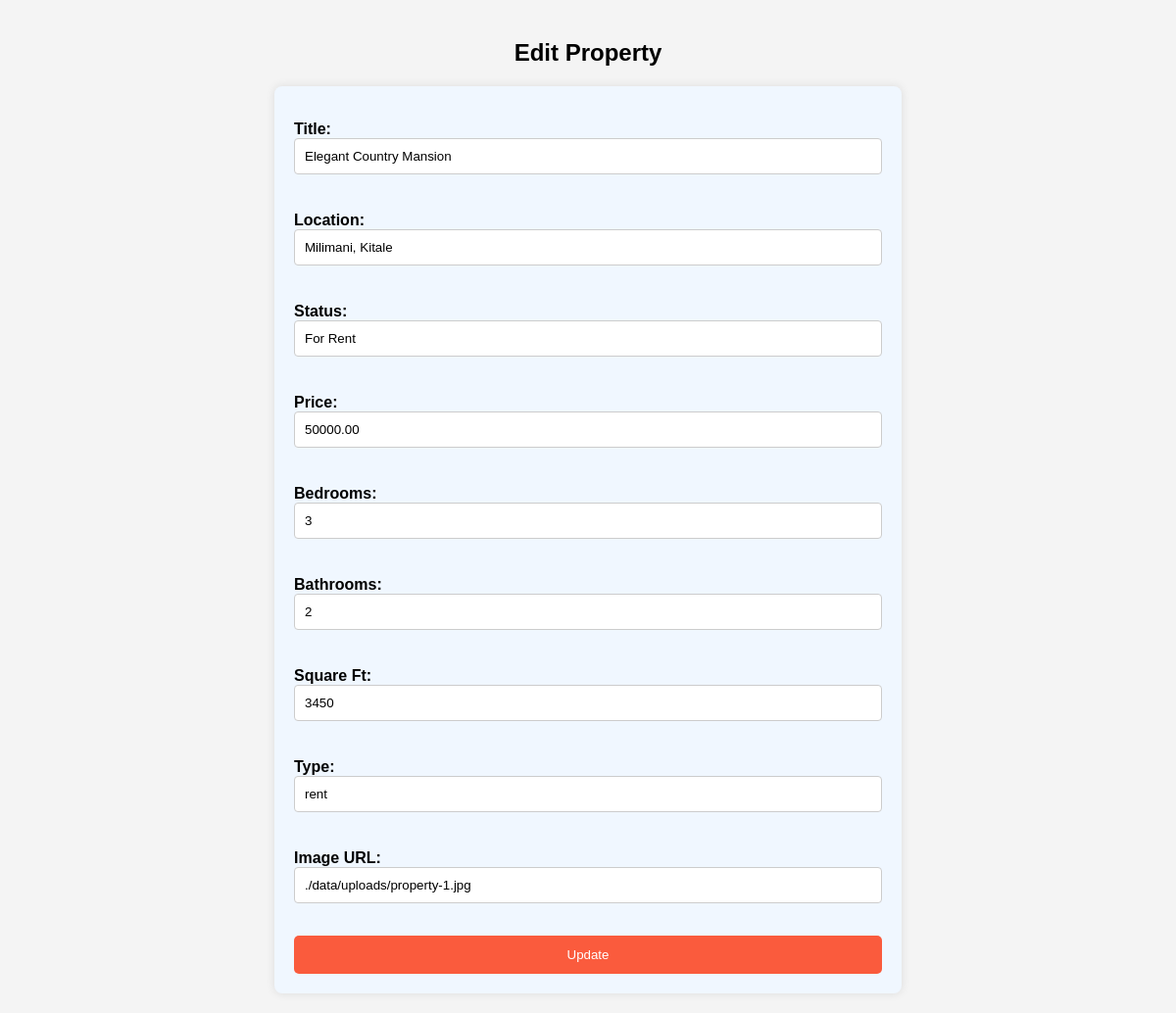
The app's page /edit_property.php?id=1 with its own data.
### tables this page shows
CREATE TABLE Properties (
    property_id INT AUTO_INCREMENT PRIMARY KEY,
    user_id INT,
    property_type VARCHAR(10),
    image_url VARCHAR(255),
    status VARCHAR(20),
    location VARCHAR(255),
    price DECIMAL(10, 2),
    title VARCHAR(255),
    description TEXT,
    bedrooms INT,
    bathrooms INT,
    square_ft INT,
    keyword VARCHAR(255) NOT NULL,
    created_at TIMESTAMP DEFAULT CURRENT_TIMESTAMP, 
    FOREIGN KEY (user_id) REFERENCES Users(user_id)
);

### edit_property.php (the view, shortened to what this page needs)
<?php
require('./data/db.php');
if (isset($_GET['id'])) {
    $property_id = $_GET['id'];
    $sql_fetch_property = "SELECT * FROM Properties WHERE property_id = ?";
    $stmt_fetch_property = $conn->prepare($sql_fetch_property);
    $stmt_fetch_property->bind_param("i", $property_id);
    $stmt_fetch_property->execute();
    $result_fetch_property = $stmt_fetch_property->get_result();
    $property = $result_fetch_property->fetch_assoc();
}
?>
<!DOCTYPE html>
<html>
<head>
</head>
<body>
    <h2>Edit Property</h2>
    <form method="POST">
        <label>Title: <input type="text" name="title" value="<?php echo htmlspecialchars($property['title']); ?>" required></label><br>
        <label>Location: <input type="text" name="location" value="<?php echo htmlspecialchars($property['location']); ?>" required></label><br>
        <label>Status: <input type="text" name="status" value="<?php echo htmlspecialchars($property['status']); ?>" required></label><br>
        <label>Price: <input type="number" name="price" value="<?php echo htmlspecialchars($property['price']); ?>" required></label><br>
        <label>Bedrooms: <input type="number" name="bedrooms" value="<?php echo htmlspecialchars($property['bedrooms']); ?>" required></label><br>
        <label>Bathrooms: <input type="number" name="bathrooms" value="<?php echo htmlspecialchars($property['bathrooms']); ?>" required></label><br>
        <label>Square Ft: <input type="number" name="square_ft" value="<?php echo htmlspecialchars($property['square_ft']); ?>" required></label><br>
        <label>Type: <input type="text" name="property_type" value="<?php echo htmlspecialchars($property['property_type']); ?>" required></label><br>
        <label>Image URL: <input type="text" name="image_url" value="<?php echo htmlspecialchars($property['image_url']); ?>" required></label><br>
        <input type="submit" value="Update">
    </form>
</body>
</html>

### edit_property.php (style rules this page uses)
body { font-family: Arial, sans-serif; background-color: #f4f4f4; margin: 0; padding: 20px; }
h2 { text-align: center; }
form { max-width: 600px; margin: 0 auto; background: #f0f7ff; padding: 20px; border-radius: 8px; box-shadow: 0 0 10px rgba(0, 0, 0, 0.1); }
label { display: block; margin: 15px 0 5px; font-weight: bold; }
input[type="text"], input[type="number"] { width: calc(100% - 22px); padding: 10px; border: 1px solid #ccc; border-radius: 4px; }
input[type="submit"] { width: 100%; background-color: #fa5b3d; margin-top: 10px; color: white; padding: 12px 24px; border: none; border-radius: 5px; cursor: pointer; text-align: center; transition: background-color 0.3s, color 0.3s; }

### records on screen
properties: title "Elegant Country Mansion", location "Milimani, Kitale", status "For Rent", price "50000.00", bedrooms "3", bathrooms "2", square_ft "3450", property_type "rent", image_url "./data/uploads/property-1.jpg"
